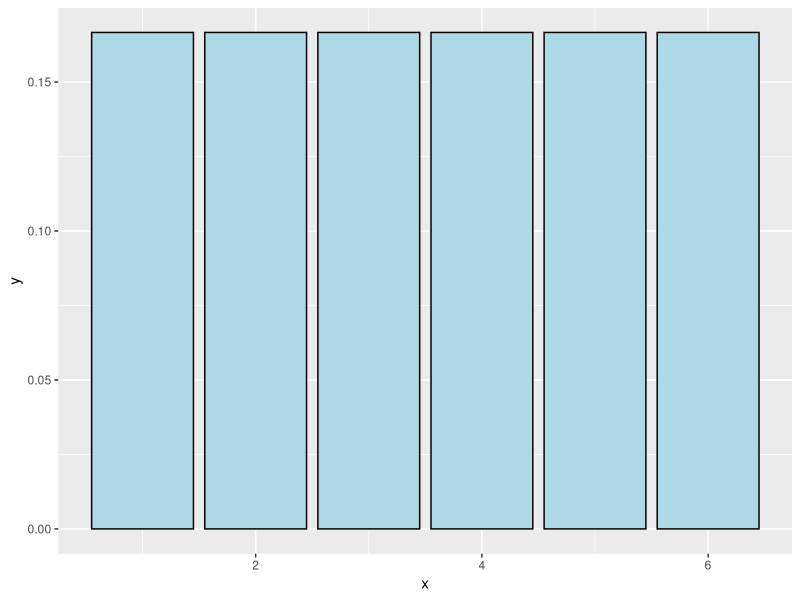
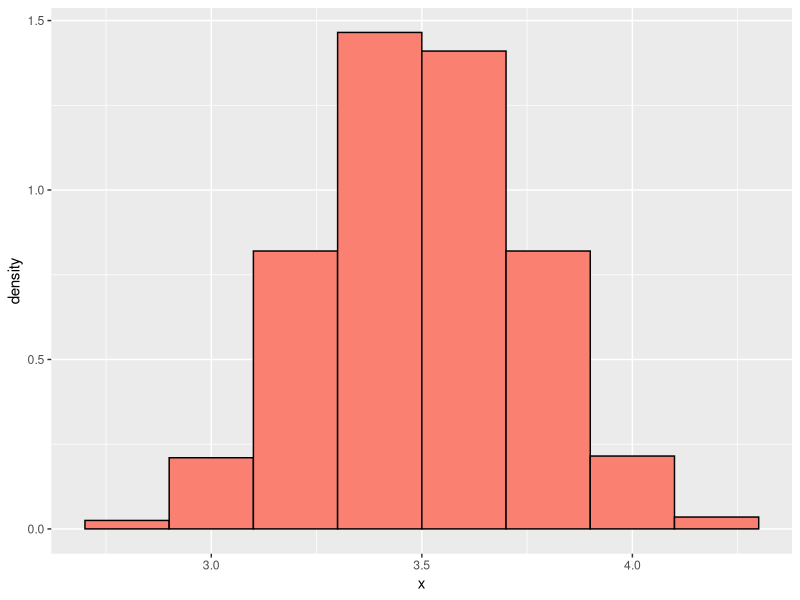

Reproduce these figures in R, in order.
library(ggplot2)

nosim <- 1000
cfunc <- function(x, n) mean(x)

g1 = ggplot(data.frame(y = rep(1/6, 6), x = 1 : 6), aes(y = y, x = x))
g1 = g1 + geom_bar(stat = "identity", fill = "lightblue", colour = "black")
print(g1)

# Here, we've run code and plotted a histogram after we took 1000 such averages, each of 50 dice rolls. 
# Note the unusual y-axis scale. We're displaying this as a density function 
# so the area of the salmon-colored region is theoretically 1. With this scale, though, all the heights of the bins
# actually add up to 5. So you have to multiply each height by .2 and add up all the results to get 1. 

# sample takes a sample of the specified size from the elements of x 
# using either with or without replacement.
# sample(x) generates a random permutation of the elements of x (or 1:x);
# sample(1 : 6, nosim * 50, replace = TRUE) with nosim * 50 permutations.
dat <- data.frame(x = apply(matrix(sample(1 : 6, nosim * 50, replace = TRUE), 
                                   nosim), 1, mean))
# Theoretically, the average is 3.5. 
g2 <- ggplot(dat, aes(x = x)) + 
  geom_histogram(binwidth=.2, colour = "black", fill = "salmon", aes(y = ..density..)) 
print(g2)
#grid.arrange(g1, g2, ncol = 2)

